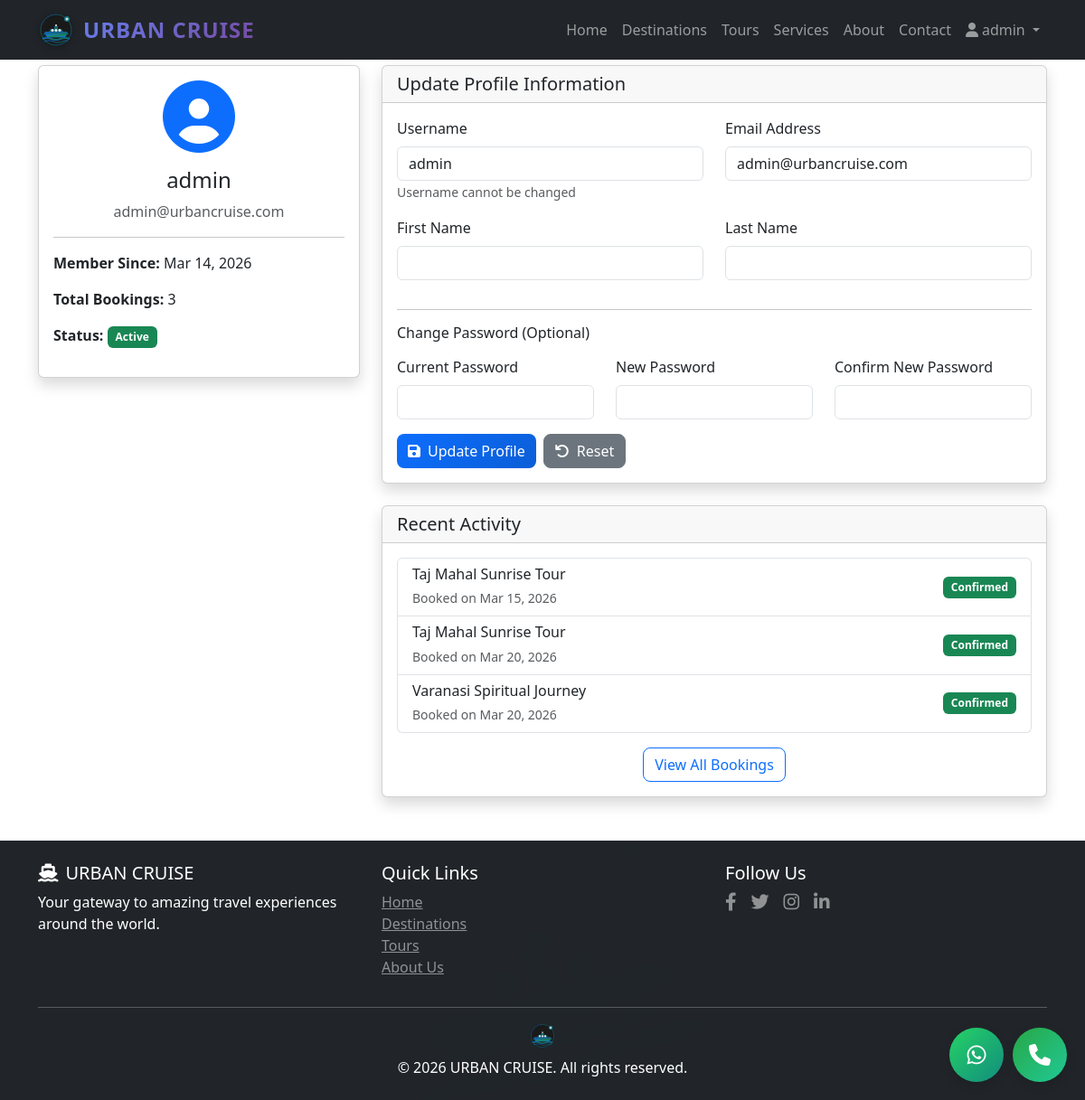
/profile/ (signed in), run on the app's committed database.
### travel/models.py (models this page shows, shortened)
class Booking(models.Model):
    STATUS_CHOICES = [
        ('pending', 'Pending'),
        ('confirmed', 'Confirmed'),
        ('cancelled', 'Cancelled'),
    ]
    user = models.ForeignKey(User, on_delete=models.CASCADE, related_name='bookings')
    tour = models.ForeignKey(Tour, on_delete=models.CASCADE, related_name='bookings')
    travelers_count = models.IntegerField()
    total_price = models.DecimalField(max_digits=10, decimal_places=2)
    status = models.CharField(max_length=20, choices=STATUS_CHOICES, default='pending')
    booking_date = models.DateTimeField(auto_now_add=True)
    contact_email = models.EmailField()
    contact_phone = models.CharField(max_length=20)
    special_requests = models.TextField(blank=True)

class Tour(models.Model):
    TOUR_TYPES = [
        ('adventure', 'Adventure'),
        ('cultural', 'Cultural'),
        ('relaxation', 'Relaxation'),
        ('urban', 'Urban Exploration'),
        ('nature', 'Nature'),
    ]
    DURATION_CHOICES = [
        (1, '1 Day'),
        (2, '2 Days'),
        (3, '3 Days'),
        (7, '1 Week'),
        (14, '2 Weeks'),
        (21, '3 Weeks'),
    ]
    title = models.CharField(max_length=200)
    destination = models.ForeignKey(Destination, on_delete=models.CASCADE, related_name='tours')
    description = models.TextField()
    tour_type = models.CharField(max_length=20, choices=TOUR_TYPES)
    duration = models.IntegerField(choices=DURATION_CHOICES)
    price = models.DecimalField(max_digits=10, decimal_places=2)
    max_travelers = models.IntegerField()
    image = models.ImageField(upload_to='tours/')
    featured = models.BooleanField(default=False)
    created_at = models.DateTimeField(auto_now_add=True)
    updated_at = models.DateTimeField(auto_now=True)

### travel/views.py (the view, shortened to what this page needs)
# urls.py: path('profile/', views.profile, name='profile'),
@login_required
def profile(request):
    return render(request, 'travel/profile.html')

### templates/travel/profile.html (shortened to what this page needs)
{% extends 'base.html' %}
{% block content %}
<div class="container mt-5 pt-4">
    <div class="row">
        <div class="col-md-4">
            <div class="card shadow mb-4 profile-card">
                <div class="card-body text-center">
                    <div class="mb-3">
                        <i class="fas fa-user-circle fa-5x text-primary"></i>
                    </div>
                    <h4>{{ user.username }}</h4>
                    <p class="text-muted">{{ user.email }}</p>
                    <hr>
                    <div class="text-start">
                        <p><strong>Member Since:</strong> {{ user.date_joined|date:"M d, Y" }}</p>
                        <p><strong>Total Bookings:</strong> {{ user.bookings.count }}</p>
                        <p><strong>Status:</strong> <span class="badge bg-success">Active</span></p>
                    </div>
                </div>
            </div>
        </div>
        <div class="col-md-8">
            <div class="card shadow mb-4 profile-card">
                <div class="card-header">
                    <h5 class="mb-0">Update Profile Information</h5>
                </div>
                <div class="card-body">
                    <form method="post">
                        <div class="row">
                            <div class="col-md-6 mb-3">
                                <label for="username" class="form-label">Username</label>
                                <input type="text" class="form-control" id="username" value="{{ user.username }}" readonly>
                                <small class="text-muted">Username cannot be changed</small>
                            </div>
                            <div class="col-md-6 mb-3">
                                <label for="email" class="form-label">Email Address</label>
                                <input type="email" class="form-control" id="email" name="email" value="{{ user.email }}" required>
                            </div>
                        </div>
                        <div class="row">
                            <div class="col-md-6 mb-3">
                                <label for="first_name" class="form-label">First Name</label>
                                <input type="text" class="form-control" id="first_name" name="first_name" value="{{ user.first_name }}">
                            </div>
                            <div class="col-md-6 mb-3">
                                <label for="last_name" class="form-label">Last Name</label>
                                <input type="text" class="form-control" id="last_name" name="last_name" value="{{ user.last_name }}">
                            </div>
                        </div>
                        <hr>
                        <h6 class="mb-3">Change Password (Optional)</h6>
                        <div class="row">
                            <div class="col-md-4 mb-3">
                                <label for="current_password" class="form-label">Current Password</label>
                                <input type="password" class="form-control" id="current_password" name="current_password">
                            </div>
                            <div class="col-md-4 mb-3">
                                <label for="new_password" class="form-label">New Password</label>
                                <input type="password" class="form-control" id="new_password" name="new_password">
                            </div>
                            <div class="col-md-4 mb-3">
                                <label for="confirm_password" class="form-label">Confirm New Password</label>
                                <input type="password" class="form-control" id="confirm_password" name="confirm_password">
                            </div>
                        </div>
                        <div class="d-flex gap-2">
                            <button type="submit" class="btn btn-primary">
                                <i class="fas fa-save me-2"></i>Update Profile
                            </button>
                            <button type="reset" class="btn btn-secondary">
                                <i class="fas fa-undo me-2"></i>Reset
                            </button>
                        </div>
                    </form>
                </div>
            </div>
            <div class="card shadow">
                <div class="card-header">
                    <h5 class="mb-0">Recent Activity</h5>
                </div>
                <div class="card-body">
                    {% if user.bookings.exists %}
                        <div class="list-group">
                            {% for booking in user.bookings.all|slice:":5" %}
                            <div class="list-group-item activity-item">
                                <div class="d-flex justify-content-between align-items-center">
                                    <div>
                                        <h6 class="mb-1">{{ booking.tour.title }}</h6>
                                        <small class="text-muted">Booked on {{ booking.booking_date|date:"M d, Y" }}</small>
                                    </div>
                                    <span class="badge bg-{{ booking.status|yesno:'success,warning,danger' }}">
                                        {{ booking.get_status_display|title }}
                                    </span>
                                </div>
                            </div>
                            {% endfor %}
                        </div>
                        <div class="text-center mt-3">
                            <a href="{% url 'my_bookings' %}" class="btn btn-outline-primary">View All Bookings</a>
                        </div>
                    {% else %}
                        <div class="text-center py-4">
                            <i class="fas fa-history fa-2x text-muted mb-2"></i>
                            <p class="text-muted">No recent activity</p>
                            <a href="{% url 'tours' %}" class="btn btn-primary">Start Exploring</a>
                        </div>
                    {% endif %}
                </div>
            </div>
        </div>
    </div>
</div>
{% endblock %}

### templates/base.html (shortened to what this page needs)
<!DOCTYPE html>
{% load static %}
<html lang="en">
<head>
    <link href="https://cdn.jsdelivr.net/npm/bootstrap@5.3.0/dist/css/bootstrap.min.css" rel="stylesheet">
    <link rel="stylesheet" href="https://cdnjs.cloudflare.com/ajax/libs/font-awesome/6.4.0/css/all.min.css">
    <link rel="stylesheet" href="{% static 'css/style.css' %}">
</head>
<body>
    <nav class="navbar navbar-expand-lg navbar-dark bg-dark fixed-top">
        <div class="container">
            <a class="navbar-brand fw-bold d-flex align-items-center logo-brand" href="{% url 'home' %}">
                <div class="logo-container">
                    <img src="{% static 'images/logo.svg' %}" alt="URBAN CRUISE Logo" width="40" height="40" class="logo-image">
                </div>
                <span class="logo-text">URBAN CRUISE</span>
            </a>
            <div class="collapse navbar-collapse" id="navbarNav">
                <ul class="navbar-nav ms-auto">
                    <li class="nav-item">
                        <a class="nav-link" href="{% url 'home' %}">Home</a>
                    </li>
                    <li class="nav-item">
                        <a class="nav-link" href="{% url 'destinations' %}">Destinations</a>
                    </li>
                    <li class="nav-item">
                        <a class="nav-link" href="{% url 'tours' %}">Tours</a>
                    </li>
                    <li class="nav-item">
                        <a class="nav-link" href="{% url 'services' %}">Services</a>
                    </li>
                    <li class="nav-item">
                        <a class="nav-link" href="{% url 'about' %}">About</a>
                    </li>
                    <li class="nav-item">
                        <a class="nav-link" href="{% url 'contact' %}">Contact</a>
                    </li>
                    {% if user.is_authenticated %}
                        <li class="nav-item dropdown">
                            <a class="nav-link dropdown-toggle" href="#" role="button" data-bs-toggle="dropdown">
                                <i class="fas fa-user me-1"></i>{{ user.username }}
                            </a>
                        </li>
                    {% endif %}
                </ul>
            </div>
        </div>
    </nav>
    <main>
        {% block content %}
        {% endblock %}
    </main>
    <footer class="bg-dark text-white py-4 mt-5 position-relative">
        <div class="footer-watermark">
            <img src="{% static 'images/logo-watermark.svg' %}" alt="URBAN CRUISE Watermark" class="watermark-image">
        </div>
        <div class="container">
            <div class="row">
                <div class="col-md-4">
                    <h5><i class="fas fa-ship me-2"></i>URBAN CRUISE</h5>
                    <p>Your gateway to amazing travel experiences around the world.</p>
                </div>
                <div class="col-md-4">
                    <h5>Quick Links</h5>
                    <ul class="list-unstyled">
                        <li><a href="{% url 'home' %}" class="text-white-50">Home</a></li>
                        <li><a href="{% url 'destinations' %}" class="text-white-50">Destinations</a></li>
                        <li><a href="{% url 'tours' %}" class="text-white-50">Tours</a></li>
                        <li><a href="{% url 'about' %}" class="text-white-50">About Us</a></li>
                    </ul>
                </div>
                <div class="col-md-4">
                    <h5>Follow Us</h5>
                    <div class="d-flex gap-3">
                        <a href="#" class="text-white-50"><i class="fab fa-facebook-f fa-lg"></i></a>
                        <a href="#" class="text-white-50"><i class="fab fa-twitter fa-lg"></i></a>
                        <a href="#" class="text-white-50"><i class="fab fa-instagram fa-lg"></i></a>
                        <a href="#" class="text-white-50"><i class="fab fa-linkedin-in fa-lg"></i></a>
                    </div>
                </div>
            </div>
            <hr class="bg-white-50">
            <div class="text-center">
                <div class="mb-2">
                    <img src="{% static 'images/logo.svg' %}" alt="URBAN CRUISE Logo" width="30" height="30">
                </div>
                <p class="mb-0">&copy; 2026 URBAN CRUISE. All rights reserved.</p>
            </div>
        </div>
    </footer>
    <div class="single-contact-btn">
        <a href="tel:+919260994765" class="contact-btn-main" title="Call Us">
            <i class="fas fa-phone"></i>
        </a>
    </div>
    <div class="whatsapp-contact-btn">
        <a href="https://wa.me/919260994765?text=Hi%20URBAN%20CRUISE!%20I%20need%20help%20with%20travel%20booking." class="whatsapp-btn-main" title="WhatsApp Us" target="_blank">
            <i class="fab fa-whatsapp"></i>
        </a>
    </div>
</body>
</html>

### static/css/style.css (style rules this page uses)
.navbar-brand img { transition: transform 0.3s ease, filter 0.3s ease; }
.navbar-brand span { background: linear-gradient(135deg, #667eea 0%, #764ba2 100%); -webkit-background-clip: text; -webkit-text-fill-color: transparent; background-clip: text; font-weight: 700; letter-spacing: 1px; }
.single-contact-btn { position: fixed; bottom: 20px; right: 20px; z-index: 1000; }
.contact-btn-main { display: flex; align-items: center; justify-content: center; width: 60px; height: 60px; background: linear-gradient(135deg, #28a745, #20c997); color: white; text-decoration: none; border-radius: 50%; font-size: 24px; box-shadow: 0 4px 12px rgba(0, 0, 0, 0.15); transition: all 0.3s ease; }
.whatsapp-contact-btn { position: fixed; bottom: 20px; right: 90px; z-index: 1000; }
.whatsapp-btn-main { display: flex; align-items: center; justify-content: center; width: 60px; height: 60px; background: linear-gradient(135deg, #25D366, #128C7E); color: white; text-decoration: none; border-radius: 50%; font-size: 24px; box-shadow: 0 4px 12px rgba(0, 0, 0, 0.15); transition: all 0.3s ease; }
.navbar-brand { font-size: 1.5rem; font-weight: 700; }
.navbar-nav .nav-link { font-weight: 500; transition: color 0.3s ease; }
.btn { border-radius: 8px; font-weight: 500; transition: all 0.3s ease; }
.btn-primary { background: linear-gradient(135deg, #667eea 0%, #764ba2 100%); border: none; }
footer { margin-top: auto; }
.badge { font-size: 0.75rem; padding: 0.5em 0.75em; }

### templates/base.html (style rules this page uses)
.logo-brand { transition: all 0.3s ease; position: relative; }
.logo-container { position: relative; margin-right: 10px; display: inline-block; }
.logo-image { transition: all 0.3s ease; filter: drop-shadow(0 2px 4px rgba(0, 0, 0, 0.3)); position: relative; z-index: 2; }
.logo-text { background: linear-gradient(45deg, #0d6efd, #198754); -webkit-background-clip: text; -webkit-text-fill-color: transparent; background-clip: text; color: transparent; font-weight: bold; transition: all 0.3s ease; }
.footer-watermark { position: absolute; top: 0; left: 0; right: 0; bottom: 0; display: flex; align-items: center; justify-content: center; pointer-events: none; z-index: 0; overflow: hidden; }
.watermark-image { width: 100%; height: 100%; opacity: 0.05; transform: rotate(-15deg) scale(1.5); transition: opacity 0.3s ease; }
footer .container, footer .row, footer .col-md-4, footer h5, footer p, footer ul, footer a, footer hr, footer .text-center { position: relative; z-index: 1; }

### templates/travel/profile.html (style rules this page uses)
.profile-card { transition: transform 0.3s ease, box-shadow 0.3s ease; }
.btn-primary { background: linear-gradient(135deg, #0d6efd, #0b5ed7); border: none; transition: all 0.3s ease; }
.activity-item { transition: all 0.3s ease; }

### data on the page
Booking: tour "Taj Mahal Sunrise Tour", booking_date "Mar 15, 2026", status "Confirmed"
Booking: tour "Taj Mahal Sunrise Tour", booking_date "Mar 20, 2026", status "Confirmed"
Booking: tour "Varanasi Spiritual Journey", booking_date "Mar 20, 2026", status "Confirmed"

### other printed values
{{ user.username }} "admin"
{{ user.email }} "admin@urbancruise.com"
{{ user.date_joined|date:"M d, Y" }} "Mar 14, 2026"
{{ user.bookings.count }} "3"
